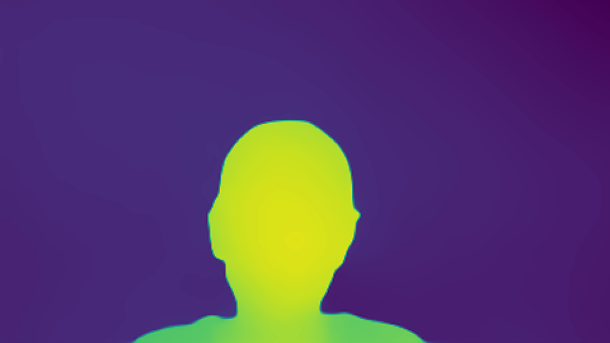

Here is the Python script that generated this plot:
import cv2
import numpy as np
import timm
import torch
import urllib.request
import matplotlib
import tkinter as tk

matplotlib.use('TkAgg')

import matplotlib.pyplot as plt
from PIL import Image, ImageTk

class DepthMap:
    def __init__(self, label2):
        self.photo = 'photo.jpg'
        self.label2 = label2
        self.width = 0
        self.height = 0

    def get_map(self):
        model_type = "DPT_Large"  # MiDaS v3 - Large     (highest accuracy, slowest inference speed)
        # model_type = "DPT_Hybrid"   # MiDaS v3 - Hybrid    (medium accuracy, medium inference speed)
        # model_type = "MiDaS_small"  # MiDaS v2.1 - Small   (lowest accuracy, highest inference speed)

        midas = torch.hub.load("intel-isl/MiDaS", model_type)

        device = torch.device("cuda") if torch.cuda.is_available() else torch.device("cpu")
        midas.to(device)
        midas.eval()

        midas_transforms = torch.hub.load("intel-isl/MiDaS", "transforms")

        if model_type == "DPT_Large" or model_type == "DPT_Hybrid":
            transform = midas_transforms.dpt_transform
        else:
            transform = midas_transforms.small_transform

        img = cv2.imread(self.photo)
        img = cv2.cvtColor(img, cv2.COLOR_BGR2RGB)

        input_batch = transform(img).to(device)

        with torch.no_grad():
            prediction = midas(input_batch)

            prediction = torch.nn.functional.interpolate(
                prediction.unsqueeze(1),
                size=img.shape[:2],
                mode="bicubic",
                align_corners=False,
            ).squeeze()

        output = prediction.cpu().numpy()
        plt.imshow(output)

        plt.axis('off')  # Отключить оси
        plt.tight_layout()  # Установить компактный макет
        plt.savefig('depth_map.png', bbox_inches='tight', pad_inches=0)  # Сохранить изображение

        depth_image = Image.open('depth_map.png')
        self.width, self.height = depth_image.size
        depth_image_tk = ImageTk.PhotoImage(depth_image)

        # Update label2 with the depth map
        self.label2.config(image=depth_image_tk)
        self.label2.image = depth_image_tk

        # plt.imshow(output)
        # plt.show()

